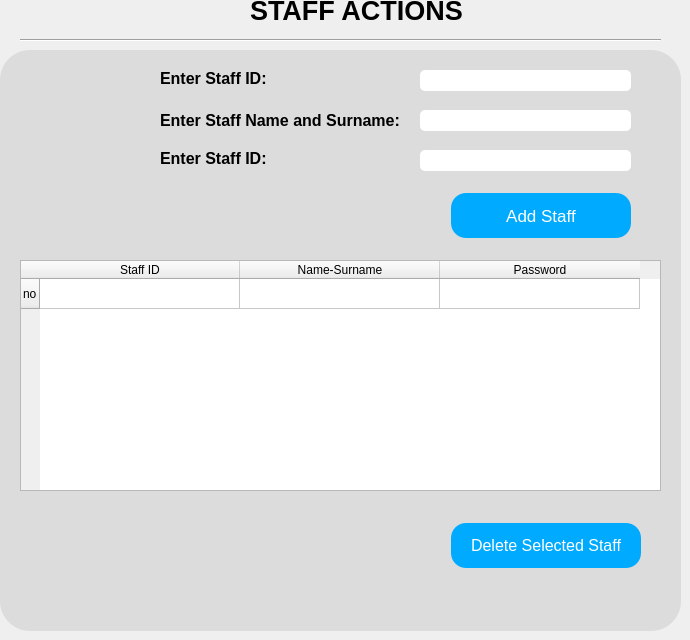
         <widget class="QWidget" name="Staff_Actions">
          <widget class="QLabel" name="label_7">
           <property name="geometry">
            <rect>
             <x>250</x>
             <y>-20</y>
             <width>221</width>
             <height>61</height>
            </rect>
           </property>
           <property name="font">
            <font>
             <pointsize>20</pointsize>
             <bold>true</bold>
            </font>
           </property>
           <property name="text">
            <string>STAFF ACTIONS</string>
           </property>
          </widget>
          <widget class="Line" name="line_3">
           <property name="geometry">
            <rect>
             <x>20</x>
             <y>30</y>
             <width>641</width>
             <height>20</height>
            </rect>
           </property>
           <property name="orientation">
            <enum>Qt::Horizontal</enum>
           </property>
          </widget>
          <widget class="QTableWidget" name="tableWidget_2">
           <property name="geometry">
            <rect>
             <x>20</x>
             <y>260</y>
             <width>641</width>
             <height>231</height>
            </rect>
           </property>
           <attribute name="horizontalHeaderDefaultSectionSize">
            <number>200</number>
           </attribute>
           <row>
            <property name="text">
             <string>no</string>
            </property>
           </row>
           <column>
            <property name="text">
             <string>Staff ID</string>
            </property>
           </column>
           <column>
            <property name="text">
             <string>Name-Surname</string>
            </property>
           </column>
           <column>
            <property name="text">
             <string>Password</string>
            </property>
           </column>
           <item row="0" column="0">
            <property name="text">
             <string/>
            </property>
           </item>
           <item row="0" column="1">
            <property name="text">
             <string/>
            </property>
           </item>
           <item row="0" column="2">
            <property name="text">
             <string/>
            </property>
           </item>
          </widget>
          <widget class="QWidget" name="widget_4" native="true">
           <property name="geometry">
            <rect>
             <x>0</x>
             <y>50</y>
             <width>681</width>
             <height>581</height>
            </rect>
           </property>
           <property name="styleSheet">
            <string notr="true">
border-radius:30px;
background-color: rgb(220, 220, 220);</string>
           </property>
           <widget class="QLabel" name="label_8">
            <property name="geometry">
             <rect>
              <x>160</x>
              <y>20</y>
              <width>251</width>
              <height>16</height>
             </rect>
            </property>
            <property name="font">
             <font>
              <pointsize>12</pointsize>
              <bold>true</bold>
             </font>
            </property>
            <property name="text">
             <string>Enter Staff ID:</string>
            </property>
           </widget>
           <widget class="QLabel" name="label_9">
            <property name="geometry">
             <rect>
              <x>160</x>
              <y>60</y>
              <width>251</width>
              <height>21</height>
             </rect>
            </property>
            <property name="font">
             <font>
              <pointsize>12</pointsize>
              <bold>true</bold>
             </font>
            </property>
            <property name="text">
             <string>Enter Staff Name and Surname:</string>
            </property>
           </widget>
           <widget class="QLabel" name="label_10">
            <property name="geometry">
             <rect>
              <x>160</x>
              <y>100</y>
              <width>251</width>
              <height>16</height>
             </rect>
            </property>
            <property name="font">
             <font>
              <pointsize>12</pointsize>
              <bold>true</bold>
             </font>
            </property>
            <property name="text">
             <string>Enter Staff ID:</string>
            </property>
           </widget>
           <widget class="QLineEdit" name="lineEdit_4">
            <property name="geometry">
             <rect>
              <x>420</x>
              <y>20</y>
              <width>211</width>
              <height>21</height>
             </rect>
            </property>
            <property name="styleSheet">
             <string notr="true">background-color: rgb(255, 255, 255);
border-radius:5px;
</string>
            </property>
           </widget>
           <widget class="QLineEdit" name="lineEdit_5">
            <property name="geometry">
             <rect>
              <x>420</x>
              <y>60</y>
              <width>211</width>
              <height>21</height>
             </rect>
            </property>
            <property name="styleSheet">
             <string notr="true">background-color: rgb(255, 255, 255);
border-radius:5px;
</string>
            </property>
           </widget>
           <widget class="QLineEdit" name="lineEdit_6">
            <property name="geometry">
             <rect>
              <x>420</x>
              <y>100</y>
              <width>211</width>
              <height>21</height>
             </rect>
            </property>
            <property name="styleSheet">
             <string notr="true">background-color: rgb(255, 255, 255);
border-radius:5px;
</string>
            </property>
           </widget>
           <widget class="QWidget" name="">
            <property name="geometry">
             <rect>
              <x>40</x>
              <y>470</y>
              <width>601</width>
              <height>51</height>
             </rect>
            </property>
            <layout class="QHBoxLayout" name="horizontalLayout_12">
             <item>
              <spacer name="horizontalSpacer_16">
               <property name="orientation">
                <enum>Qt::Horizontal</enum>
               </property>
               <property name="sizeHint" stdset="0">
                <size>
                 <width>378</width>
                 <height>18</height>
                </size>
               </property>
              </spacer>
             </item>
             <item>
              <widget class="QPushButton" name="pushButton_4">
               <property name="font">
                <font>
                 <pointsize>12</pointsize>
                </font>
               </property>
               <property name="styleSheet">
                <string notr="true">QPushButton{
background-color: rgb(0, 170, 255);
color: rgb(255, 255, 255);
height:45px;
width:70;
border:none;
border-top-left-radius:15px;
border-bottom-left-radius:15px;

border-top-right-radius:15px;
border-bottom-right-radius:15px;
width:190px;
}



QPushButton:pressed{
	background-color: rgb(255, 255, 255);
	color: rgb(0, 170, 255);
	font-weight:bold;
}</string>
               </property>
               <property name="text">
                <string>Delete Selected Staff</string>
               </property>
               <property name="icon">
                <iconset resource="../../../../Desktop/project-gui/resources.qrc">
                 <normaloff>:/Button_Icons/icons8-delete-user-96 (1).png</normaloff>:/Button_Icons/icons8-delete-user-96 (1).png</iconset>
               </property>
               <property name="iconSize">
                <size>
                 <width>30</width>
                 <height>30</height>
                </size>
               </property>
              </widget>
             </item>
            </layout>
           </widget>
           <widget class="QWidget" name="">
            <property name="geometry">
             <rect>
              <x>40</x>
              <y>140</y>
              <width>591</width>
              <height>51</height>
             </rect>
            </property>
            <layout class="QHBoxLayout" name="horizontalLayout_15">
             <item>
              <spacer name="horizontalSpacer_15">
               <property name="orientation">
                <enum>Qt::Horizontal</enum>
               </property>
               <property name="sizeHint" stdset="0">
                <size>
                 <width>368</width>
                 <height>20</height>
                </size>
               </property>
              </spacer>
             </item>
             <item>
              <widget class="QPushButton" name="pushButton_3">
               <property name="font">
                <font>
                 <pointsize>13</pointsize>
                 <bold>false</bold>
                </font>
               </property>
               <property name="styleSheet">
                <string notr="true">QPushButton{
background-color: rgb(0, 170, 255);
color: rgb(255, 255, 255);
height:45px;
width:180;
border:none;
border-top-left-radius:15px;
border-bottom-left-radius:15px;

border-top-right-radius:15px;
border-bottom-right-radius:15px;

}



QPushButton:pressed{
	background-color: rgb(255, 255, 255);
	color: rgb(0, 170, 255);
	font-weight:bold;
}</string>
               </property>
               <property name="text">
                <string>Add Staff</string>
               </property>
               <property name="icon">
                <iconset resource="../../../../Desktop/project-gui/resources.qrc">
                 <normaloff>:/Button_Icons/icons/add user white.png</normaloff>:/Button_Icons/icons/add user white.png</iconset>
               </property>
               <property name="iconSize">
                <size>
                 <width>40</width>
                 <height>40</height>
                </size>
               </property>
              </widget>
             </item>
            </layout>
           </widget>
          </widget>
          <zorder>widget_4</zorder>
          <zorder>label_7</zorder>
          <zorder>line_3</zorder>
          <zorder>tableWidget_2</zorder>
         </widget>
